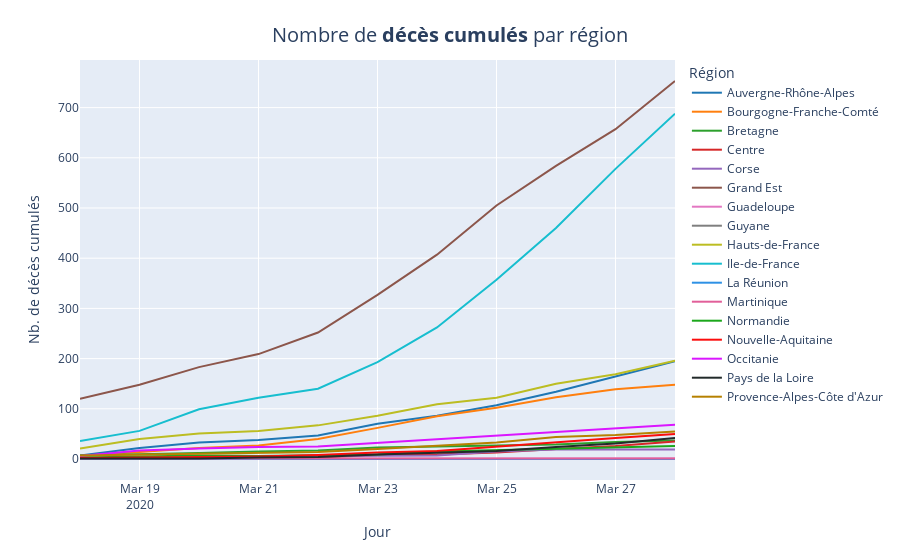

Source (notebook cell):
### Code cell
fig = px.line(x=df_region['jour'], y=df_region['dc'], color=df_region["regionName"], labels={'color':'Région'}, color_discrete_sequence=colors)
fig.update_layout(
    title={
                'text': "Nombre de <b>décès cumulés</b> par région",
                'y':0.95,
                'x':0.5,
                'xanchor': 'center',
                'yanchor': 'top'},
                titlefont = dict(
                size=20)
                 )
fig.update_xaxes(title="Jour")
fig.update_yaxes(title="Nb. de décès cumulés")
fig.write_image("images/charts/france/dc_cum_line.png", scale=3, width=1100, height=700)
fig.show()

### Figure 1 — Plotly figure (JSON) as saved in the notebook; plotly's stock layout.template omitted (floating-point values rounded to 4 significant figures)
{"data": [{"hoverlabel": {"namelength": 0}, "hovertemplate": "Région=Auvergne-Rhône-Alpes<br>x=%{x}<br>y=%{y}", "legendgroup": "Auvergne-Rhône-Alpes", "line": {"color": "#1F77B4", "dash": "solid"}, "mode": "lines", "name": "Auvergne-Rhône-Alpes", "showlegend": true, "type": "scatter", "x": ["2020-03-18", "2020-03-19", "2020-03-20", "2020-03-21", "2020-03-22", "2020-03-23", "2020-03-24", "2020-03-25", "2020-03-26", "2020-03-27", "2020-03-28"], "xaxis": "x", "y": [7, 22, 33, 38, 47, 70, 86, 107, 134, 165, 195], "yaxis": "y"}, {"hoverlabel": {"namelength": 0}, "hovertemplate": "Région=Bourgogne-Franche-Comté<br>x=%{x}<br>y=%{y}", "legendgroup": "Bourgogne-Franche-Comté", "line": {"color": "#FF7F0E", "dash": "solid"}, "mode": "lines", "name": "Bourgogne-Franche-Comté", "showlegend": true, "type": "scatter", "x": ["2020-03-18", "2020-03-19", "2020-03-20", "2020-03-21", "2020-03-22", "2020-03-23", "2020-03-24", "2020-03-25", "2020-03-26", "2020-03-27", "2020-03-28"], "xaxis": "x", "y": [6, 14, 22, 27, 40, 62, 85, 102, 123, 139, 148], "yaxis": "y"}, {"hoverlabel": {"namelength": 0}, "hovertemplate": "Région=Bretagne<br>x=%{x}<br>y=%{y}", "legendgroup": "Bretagne", "line": {"color": "#2CA02C", "dash": "solid"}, "mode": "lines", "name": "Bretagne", "showlegend": true, "type": "scatter", "x": ["2020-03-18", "2020-03-19", "2020-03-20", "2020-03-21", "2020-03-22", "2020-03-23", "2020-03-24", "2020-03-25", "2020-03-26", "2020-03-27", "2020-03-28"], "xaxis": "x", "y": [7, 9, 12, 15, 17, 23, 25, 28, 29, 34, 37], "yaxis": "y"}, {"hoverlabel": {"namelength": 0}, "hovertemplate": "Région=Centre<br>x=%{x}<br>y=%{y}", "legendgroup": "Centre", "line": {"color": "#D62728", "dash": "solid"}, "mode": "lines", "name": "Centre", "showlegend": true, "type": "scatter", "x": ["2020-03-18", "2020-03-19", "2020-03-20", "2020-03-21", "2020-03-22", "2020-03-23", "2020-03-24", "2020-03-25", "2020-03-26", "2020-03-27", "2020-03-28"], "xaxis": "x", "y": [1, 1, 2, 2, 3, 8, 9, 13, 20, 26, 35], "yaxis": "y"}, {"hoverlabel": {"namelength": 0}, "hovertemplate": "Région=Corse<br>x=%{x}<br>y=%{y}", "legendgroup": "Corse", "line": {"color": "#9467BD", "dash": "solid"}, "mode": "lines", "name": "Corse", "showlegend": true, "type": "scatter", "x": ["2020-03-18", "2020-03-19", "2020-03-20", "2020-03-21", "2020-03-22", "2020-03-23", "2020-03-24", "2020-03-25", "2020-03-26", "2020-03-27", "2020-03-28"], "xaxis": "x", "y": [0, 1, 3, 4, 6, 7, 7, 15, 19, 19, 19], "yaxis": "y"}, {"hoverlabel": {"namelength": 0}, "hovertemplate": "Région=Grand Est<br>x=%{x}<br>y=%{y}", "legendgroup": "Grand Est", "line": {"color": "#8C564B", "dash": "solid"}, "mode": "lines", "name": "Grand Est", "showlegend": true, "type": "scatter", "x": ["2020-03-18", "2020-03-19", "2020-03-20", "2020-03-21", "2020-03-22", "2020-03-23", "2020-03-24", "2020-03-25", "2020-03-26", "2020-03-27", "2020-03-28"], "xaxis": "x", "y": [120, 148, 183, 209, 252, 327, 407, 505, 584, 657, 753], "yaxis": "y"}, {"hoverlabel": {"namelength": 0}, "hovertemplate": "Région=Guadeloupe<br>x=%{x}<br>y=%{y}", "legendgroup": "Guadeloupe", "line": {"color": "#E377C2", "dash": "solid"}, "mode": "lines", "name": "Guadeloupe", "showlegend": true, "type": "scatter", "x": ["2020-03-18", "2020-03-19", "2020-03-20", "2020-03-21", "2020-03-22", "2020-03-23", "2020-03-24", "2020-03-25", "2020-03-26", "2020-03-27", "2020-03-28"], "xaxis": "x", "y": [0, 0, 0, 0, 0, 0, 0, 0, 0, 1, 1], "yaxis": "y"}, {"hoverlabel": {"namelength": 0}, "hovertemplate": "Région=Guyane<br>x=%{x}<br>y=%{y}", "legendgroup": "Guyane", "line": {"color": "#7F7F7F", "dash": "solid"}, "mode": "lines", "name": "Guyane", "showlegend": true, "type": "scatter", "x": ["2020-03-18", "2020-03-19", "2020-03-20", "2020-03-21", "2020-03-22", "2020-03-23", "2020-03-24", "2020-03-25", "2020-03-26", "2020-03-27", "2020-03-28"], "xaxis": "x", "y": [0, 0, 0, 0, 0, 0, 0, 0, 0, 0, 0], "yaxis": "y"}, {"hoverlabel": {"namelength": 0}, "hovertemplate": "Région=Hauts-de-France<br>x=%{x}<br>y=%{y}", "legendgroup": "Hauts-de-France", "line": {"color": "#BCBD22", "dash": "solid"}, "mode": "lines", "name": "Hauts-de-France", "showlegend": true, "type": "scatter", "x": ["2020-03-18", "2020-03-19", "2020-03-20", "2020-03-21", "2020-03-22", "2020-03-23", "2020-03-24", "2020-03-25", "2020-03-26", "2020-03-27", "2020-03-28"], "xaxis": "x", "y": [21, 40, 51, 56, 67, 86, 109, 122, 150, 169, 196], "yaxis": "y"}, {"hoverlabel": {"namelength": 0}, "hovertemplate": "Région=Ile-de-France<br>x=%{x}<br>y=%{y}", "legendgroup": "Ile-de-France", "line": {"color": "#17BECF", "dash": "solid"}, "mode": "lines", "name": "Ile-de-France", "showlegend": true, "type": "scatter", "x": ["2020-03-18", "2020-03-19", "2020-03-20", "2020-03-21", "2020-03-22", "2020-03-23", "2020-03-24", "2020-03-25", "2020-03-26", "2020-03-27", "2020-03-28"], "xaxis": "x", "y": [36, 56, 99, 122, 140, 193, 262, 357, 460, 578, 688], "yaxis": "y"}, {"hoverlabel": {"namelength": 0}, "hovertemplate": "Région=La Réunion<br>x=%{x}<br>y=%{y}", "legendgroup": "La Réunion", "line": {"color": "#2E91E5", "dash": "solid"}, "mode": "lines", "name": "La Réunion", "showlegend": true, "type": "scatter", "x": ["2020-03-18", "2020-03-19", "2020-03-20", "2020-03-21", "2020-03-22", "2020-03-23", "2020-03-24", "2020-03-25", "2020-03-26", "2020-03-27", "2020-03-28"], "xaxis": "x", "y": [0, 0, 0, 0, 0, 0, 0, 0, 0, 0, 0], "yaxis": "y"}, {"hoverlabel": {"namelength": 0}, "hovertemplate": "Région=Martinique<br>x=%{x}<br>y=%{y}", "legendgroup": "Martinique", "line": {"color": "#E15F99", "dash": "solid"}, "mode": "lines", "name": "Martinique", "showlegend": true, "type": "scatter", "x": ["2020-03-18", "2020-03-19", "2020-03-20", "2020-03-21", "2020-03-22", "2020-03-23", "2020-03-24", "2020-03-25", "2020-03-26", "2020-03-27", "2020-03-28"], "xaxis": "x", "y": [1, 1, 1, 1, 1, 1, 1, 1, 1, 1, 1], "yaxis": "y"}, {"hoverlabel": {"namelength": 0}, "hovertemplate": "Région=Normandie<br>x=%{x}<br>y=%{y}", "legendgroup": "Normandie", "line": {"color": "#1CA71C", "dash": "solid"}, "mode": "lines", "name": "Normandie", "showlegend": true, "type": "scatter", "x": ["2020-03-18", "2020-03-19", "2020-03-20", "2020-03-21", "2020-03-22", "2020-03-23", "2020-03-24", "2020-03-25", "2020-03-26", "2020-03-27", "2020-03-28"], "xaxis": "x", "y": [3, 5, 7, 6, 8, 9, 15, 18, 20, 24, 26], "yaxis": "y"}, {"hoverlabel": {"namelength": 0}, "hovertemplate": "Région=Nouvelle-Aquitaine<br>x=%{x}<br>y=%{y}", "legendgroup": "Nouvelle-Aquitaine", "line": {"color": "#FB0D0D", "dash": "solid"}, "mode": "lines", "name": "Nouvelle-Aquitaine", "showlegend": true, "type": "scatter", "x": ["2020-03-18", "2020-03-19", "2020-03-20", "2020-03-21", "2020-03-22", "2020-03-23", "2020-03-24", "2020-03-25", "2020-03-26", "2020-03-27", "2020-03-28"], "xaxis": "x", "y": [2, 3, 4, 5, 8, 13, 16, 25, 34, 42, 50], "yaxis": "y"}, {"hoverlabel": {"namelength": 0}, "hovertemplate": "Région=Occitanie<br>x=%{x}<br>y=%{y}", "legendgroup": "Occitanie", "line": {"color": "#DA16FF", "dash": "solid"}, "mode": "lines", "name": "Occitanie", "showlegend": true, "type": "scatter", "x": ["2020-03-18", "2020-03-19", "2020-03-20", "2020-03-21", "2020-03-22", "2020-03-23", "2020-03-24", "2020-03-25", "2020-03-26", "2020-03-27", "2020-03-28"], "xaxis": "x", "y": [6, 17, 21, 24, 25, 32, 39, 46, 54, 61, 68], "yaxis": "y"}, {"hoverlabel": {"namelength": 0}, "hovertemplate": "Région=Pays de la Loire<br>x=%{x}<br>y=%{y}", "legendgroup": "Pays de la Loire", "line": {"color": "#222A2A", "dash": "solid"}, "mode": "lines", "name": "Pays de la Loire", "showlegend": true, "type": "scatter", "x": ["2020-03-18", "2020-03-19", "2020-03-20", "2020-03-21", "2020-03-22", "2020-03-23", "2020-03-24", "2020-03-25", "2020-03-26", "2020-03-27", "2020-03-28"], "xaxis": "x", "y": [1, 1, 1, 3, 4, 9, 13, 16, 24, 31, 42], "yaxis": "y"}, {"hoverlabel": {"namelength": 0}, "hovertemplate": "Région=Provence-Alpes-Côte d'Azur<br>x=%{x}<br>y=%{y}", "legendgroup": "Provence-Alpes-Côte d'Azur", "line": {"color": "#B68100", "dash": "solid"}, "mode": "lines", "name": "Provence-Alpes-Côte d'Azur", "showlegend": true, "type": "scatter", "x": ["2020-03-18", "2020-03-19", "2020-03-20", "2020-03-21", "2020-03-22", "2020-03-23", "2020-03-24", "2020-03-25", "2020-03-26", "2020-03-27", "2020-03-28"], "xaxis": "x", "y": [7, 9, 11, 13, 14, 20, 26, 33, 44, 48, 55], "yaxis": "y"}], "layout": {"legend": {"title": {"text": "Région"}, "tracegroupgap": 0}, "margin": {"t": 60}, "title": {"font": {"size": 20}, "text": "Nombre de <b>décès cumulés</b> par région", "x": 0.5, "xanchor": "center", "y": 0.95, "yanchor": "top"}, "xaxis": {"anchor": "y", "domain": [0, 1], "title": {"text": "Jour"}}, "yaxis": {"anchor": "x", "domain": [0, 1], "title": {"text": "Nb. de décès cumulés"}}}}
